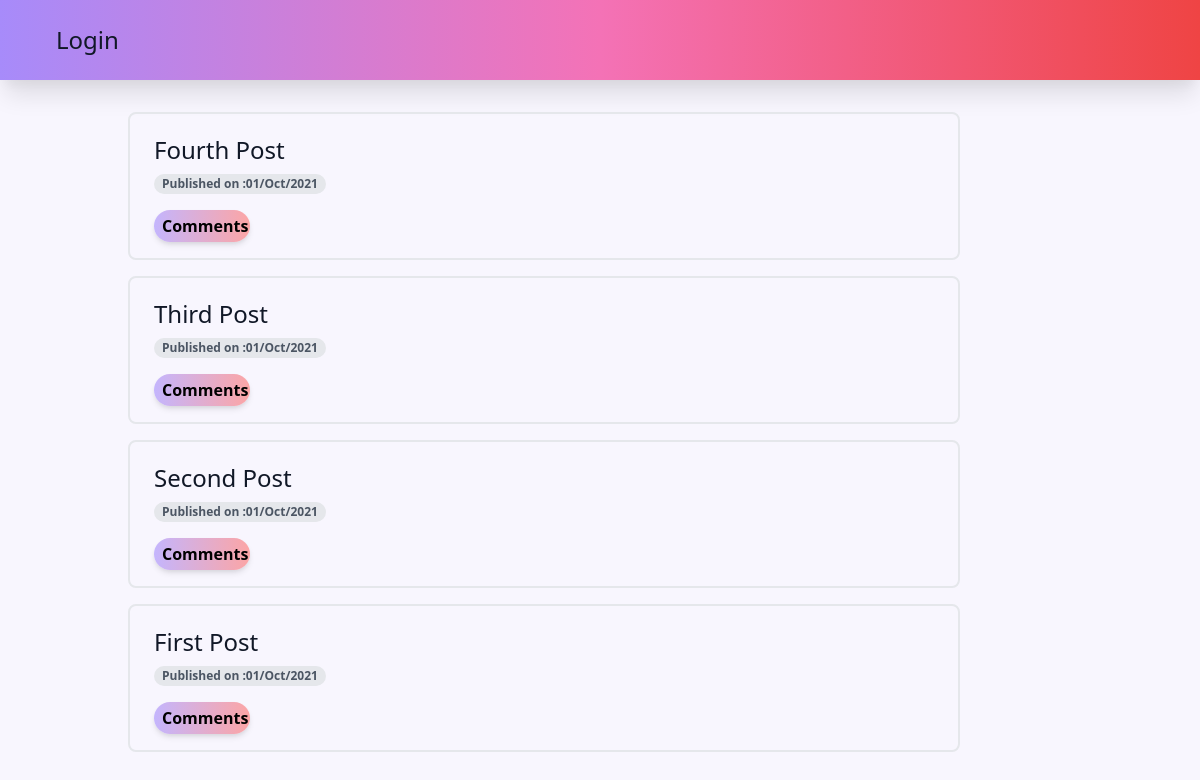
The app's page /blog/post/list/, older data.
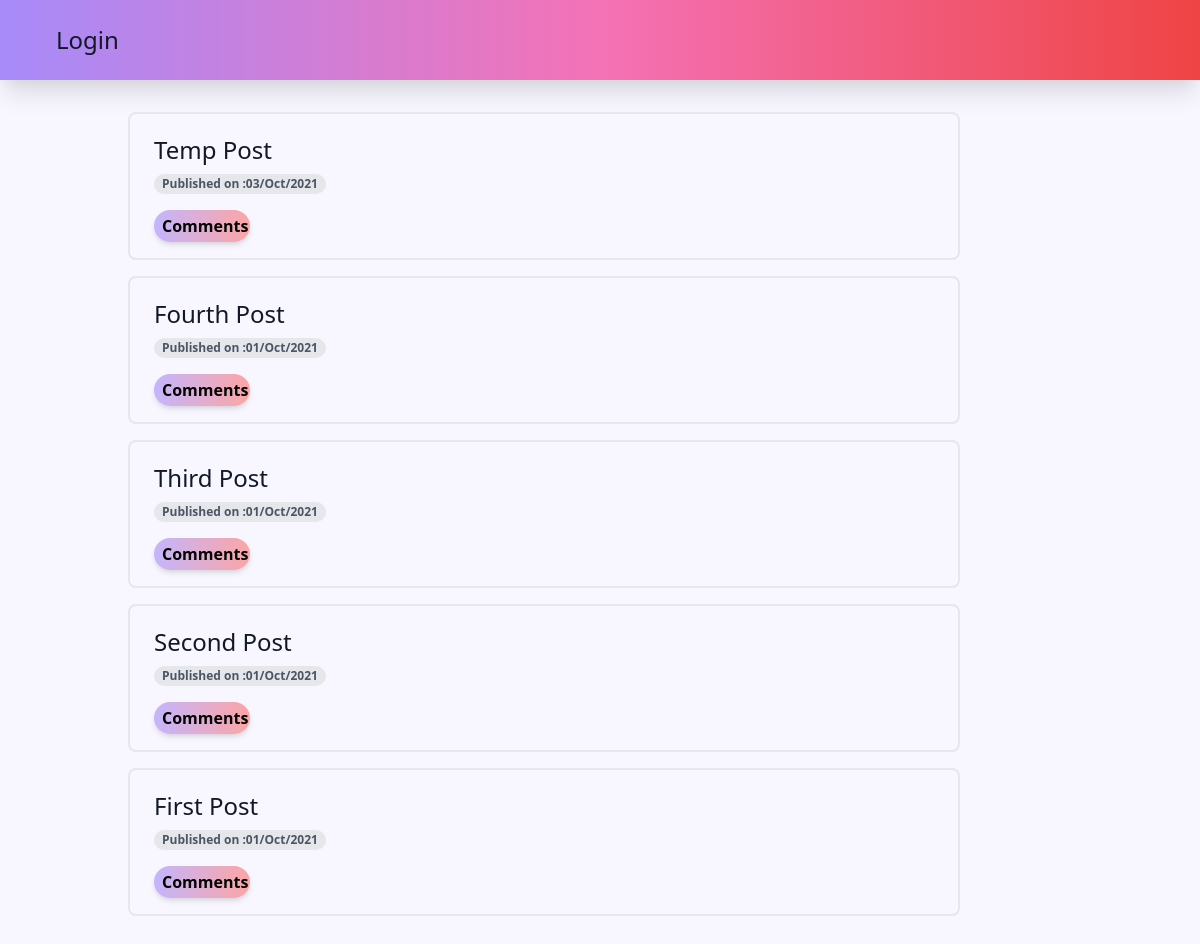
The same page, newer data.
### blog/models.py (models this page shows, shortened)
class Post(models.Model):
    author = models.ForeignKey('auth.user', on_delete=CASCADE)
    title = models.CharField(max_length=200)
    Text = models.TextField()
    date_created = models.DateTimeField(
        default=timezone.datetime.now, editable=True)
    publish_date = models.DateTimeField(blank=True, null=True)

### blog/views.py (the view)
# urls.py: path('post/list/', views.PostListView.as_view(), name='post_list'),
class PostListView(ListView):
    model = Post
    def get_queryset(self):
        return Post.objects.filter(publish_date__lte=timezone.now()).order_by('-publish_date')

### blog/templates/blog/post_list.html
{% extends "blog/base.html" %} {% block content %}
<div
  class="
    py-2
    align-middle
    inline-block
    min-w-full
    sm:px-6
    lg:px-8
    my-2
    sm:-mx-6
    lg:-mx-8
  "
>
  {% for post in post_list %}
  <div class="border-2 border-gray-200 sm:rounded-lg my-4 mx-auto px-6">
    <div class="md:container md:mx-auto mt-5">
      <div class="">
        <h1 class="text-gray-900 font-medium font-nunito">
          <a
            class="font text-2xl"
            href="{% url 'blog:post_detail' pk=post.pk %}"
            >{{ post.title }}</a
          >
        </h1>
      </div>
    </div>
    <div
      class="
        px-2
        my-2
        inline-flex
        text-xs
        leading-5
        font-semibold
        rounded-full
        bg-gray-200
        text-gray-600
      "
    >
      <h4>Published on :{{post.publish_date | date:"d/M/Y"}}</h4>
    </div>
    <div
      class="
        px-2
        py-1
        my-2
        mb-4
        text-md
        font-semibold
        rounded-full
        bg-gradient-to-r
        from-purple-300
        to-red-300
        text-grey-800
        w-24
        shadow-md
        hover:text-white
      "
    >
      <a href="{% url 'blog:post_detail' pk=post.pk %}"
        >Comments {{post.approved_comment}}</a
      >
    </div>
  </div>
  {% endfor %}
</div>
{% endblock content %}

### blog/templates/blog/base.html (shortened to what this page needs)
{% load static %} {% load tailwind_tags %}
<!DOCTYPE html>
<html lang="en">
<head>
    {% tailwind_css %}
</head>
<body class="bg-opacity-20 bg-purple-200">
    <header class="mx-auto bg-gradient-to-r from-purple-400 via-pink-400 to-red-500 p-6 text-white md-rounded  md:shadow-xl">
             {% if user.is_authenticated %}
        <nav class="">
            <div class="container mx-auto px-12 sm:items-stretch sm:justify-start flex-shrink-0 font-nunito">
                <div class="flex md:justify-between">
                    <div class="md:flex-row mx-auto">
                        <a class=" mr-4 bg-gray-900 rounded-md px-3 py-2 text-lg font-medium" href="{% url 'blog:post_list' %}">My Blog</a>
                        <a class="mr-4 py-2  text-gray-900 text-lg font-medium hover:text-white rounded-md  "href="{% url 'blog:about' %}" class="">About</a>
                        <a class="mr-4 py-2 text-gray-900 text-lg font-medium hover:text-white" href="https://linkedin.com" class="">LinkedIn</a>
                        <a class="mr-4 py-2 text-gray-900 text-lg font-medium hover:text-white" href="https://github.com" class="">Github</a>
                    </div>
                    <div class="md:flex-row mx-auto">
                        <a class="mr-4 py-2 text-gray-900 text-lg font-medium hover:text-white" href="{% url 'blog:post_new' %}" class=>New Post</a>
                        <a class="mr-4 py-2 text-gray-900 text-lg font-medium hover:text-white" href="{% url 'blog:post_draft_list' %}" class="">Drafts</a>
                        <a class="mr-4 py-2 text-gray-900 text-lg font-medium hover:text-white" href="{% url 'logout' %}" class="">Logout</a>
                        <a class="mr-4 py-2 text-gray-900 text-lg font-medium hover:text-white" href="#" class="">Welcome:{{user.username}}</a> {% else %}
                        <div class="flex justify-items-start ">
                            <div class="mx-8">
                                <a class="mr-4 py-2 text-gray-900 text-2xl font-Nunito-medium hover:text-white" href="{% url 'login' %}" class="">Login</a> {% endif %}
                            </div>
                        </div>
    </header>
    <div class="container">
        <div class="">
            <div class="ml-8 md:ml-16 lg:ml-32">
                <div class="">{% block content %} {% endblock %}</div>
            </div>
        </div>
    </div>
</body>
</html>

Row changes from the older to the newer data that the page shows:
added Post: title "Temp Post", publish_date "03/Oct/2021"
